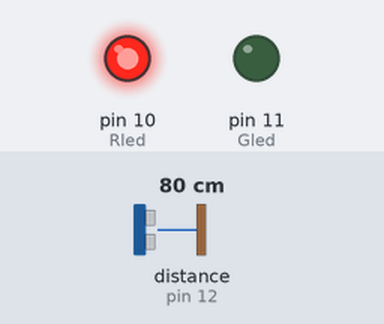
Bench run of a sketch on a simulated Arduino Uno, built with avr-gcc and run on an emulated ATmega328P. Parts: output pins drawn as LEDs (lit = HIGH). Wiring (inferred from the names in the program): ultrasonic range finder: trigger pin 13; echo pin 12. Inputs (shaded band) come from the test bench; at power-on: distance to the obstacle (sensor on pin 12) 80 cm. The echo pulse lasts 58.3 µs per cm; pins used as bus, display or sensor lines are not drawn; what the sketch prints to the serial monitor is not drawn.

Above: at 1.2 s.
1.3 s: distance to the obstacle (sensor on pin 12) set to 21 cm
Timing chart, 0 to 4.3 s (numbered marks = the images above; inputs shaded):
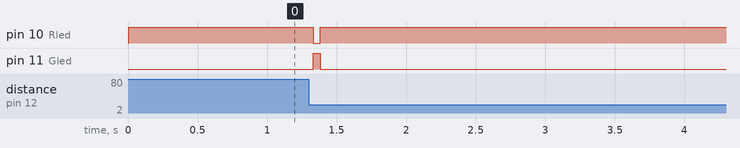

The sketch:

Distance.ino
```cpp
#define trigPin 13
#define echoPin 12
#define Rled 10
#define Gled 11

void setup() {
  Serial.begin (9600);
  pinMode(trigPin, OUTPUT);
  pinMode(echoPin, INPUT);
  pinMode(Rled, OUTPUT);
  pinMode(Gled, OUTPUT);
}

void loop() {
  long duration, distance;
  digitalWrite(trigPin, LOW);
  delayMicroseconds(2);
  digitalWrite(trigPin, HIGH);
  delayMicroseconds(10);
  digitalWrite(trigPin, LOW);
  duration = pulseIn(echoPin, HIGH);
  distance = (duration/2) / 29.1;

  if (distance > 20 && distance < 24) {
    digitalWrite(Gled, HIGH);
    digitalWrite(Rled, LOW);
  } else {
    digitalWrite(Gled, LOW);
    digitalWrite(Rled, HIGH);
  }

  if (distance > 30) {
    Serial.println("Out Of Range");
  }


  delay(50);


}
```

Measured:
- after the input at 1.3 s, pin 10 (Rled): HIGH → LOW at once, → HIGH 0.05 s later; pin 11 (Gled): LOW → HIGH at once, → LOW 0.05 s later
